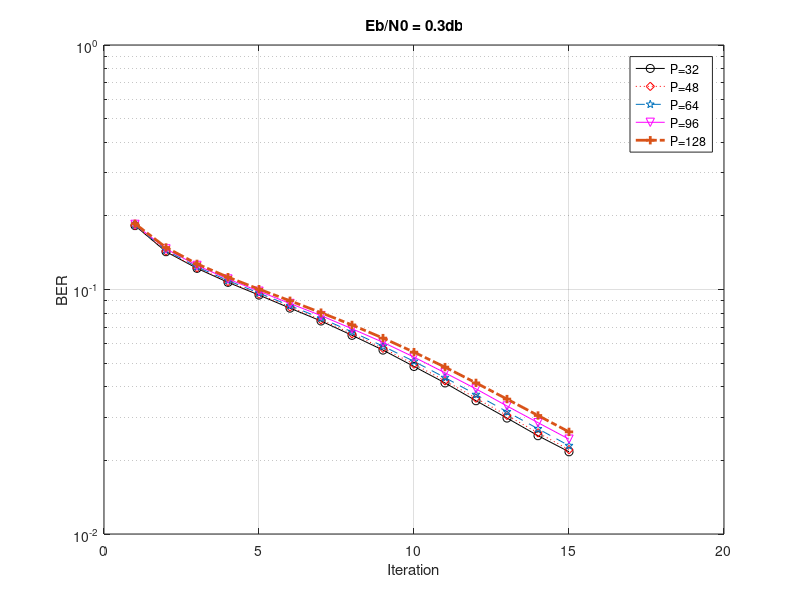

Reproduce this figure in MATLAB.
clear all;
clc;
format long;
%load Iters10_1;
%y1 = Iters10_1;
load Iter32Eb03.txt;
y32 = Iter32Eb03;
load Iter48Eb03.txt;
y48 = Iter48Eb03;
load Iter64Eb03.txt;
y64 = Iter64Eb03;
load Iter96Eb03.txt;
y96 = Iter96Eb03;
load Iter128Eb03.txt;
y128 = Iter128Eb03;


x=(1:1:15);

semilogy(x,y32,'-ok',x,y48,':dr',x,y64,'--p',x,y96,'-vm',x,y128,'-.+','linewidth',2);

grid on;
title('Eb/N0 = 0.3db');
xlabel('Iteration');
ylabel('BER');
legend({'P=32','P=48','P=64','P=96','P=128'});
%text(x,y,'picture');
